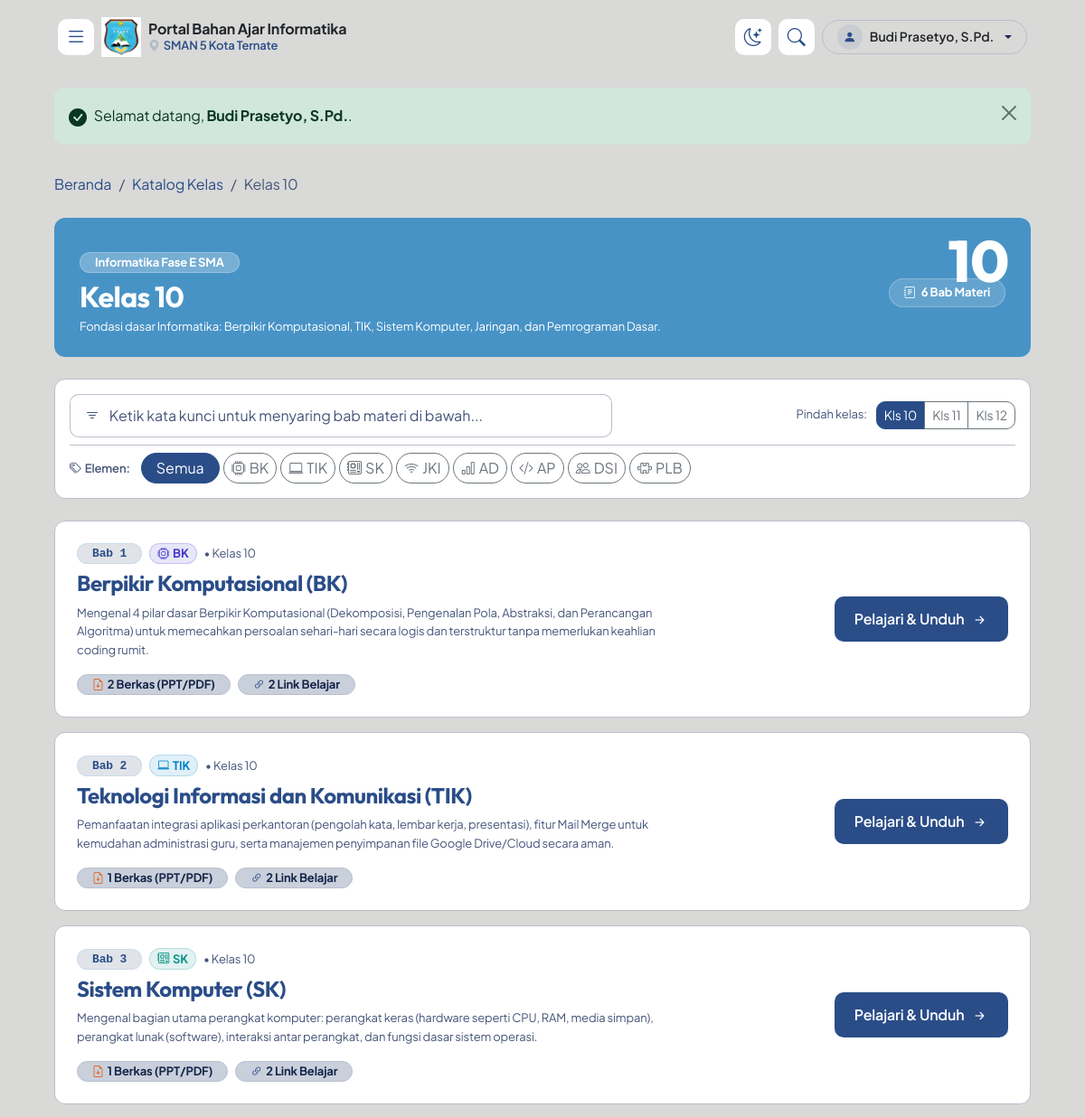
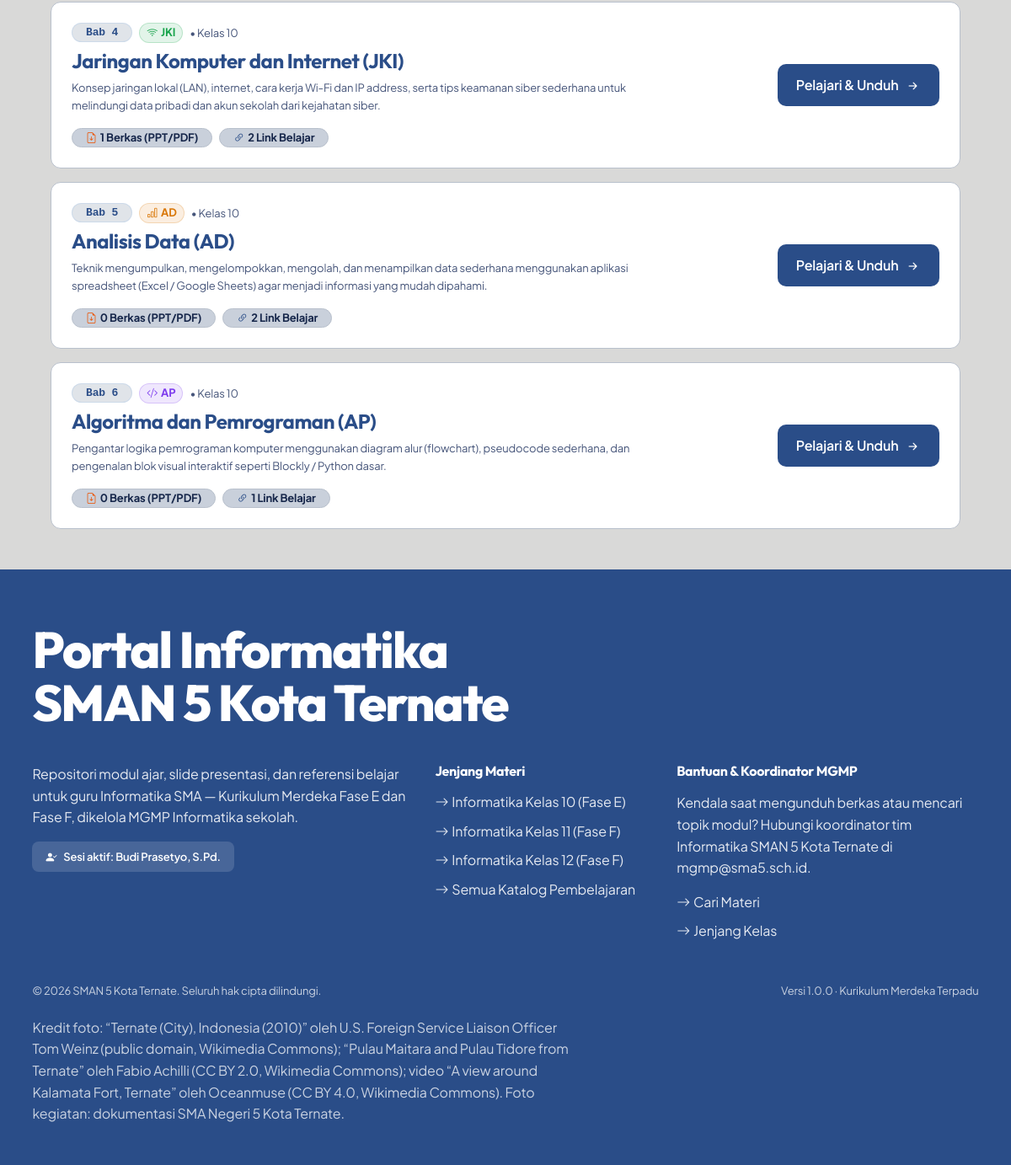
Screenshot of /guru/kelas.php (signed in) with the database file from the repository (2 pictures, top to bottom).
### tables this page shows
CREATE TABLE `kelas` (
  `id` INT AUTO_INCREMENT PRIMARY KEY,
  `nama_kelas` VARCHAR(20) NOT NULL,
  `tingkat` INT NOT NULL,
  `deskripsi` VARCHAR(255) DEFAULT NULL
);

CREATE TABLE `topik` (
  `id` INT AUTO_INCREMENT PRIMARY KEY,
  `kelas_id` INT NOT NULL,
  `judul_topik` VARCHAR(255) NOT NULL,
  `elemen` VARCHAR(20) NOT NULL DEFAULT 'BK',
  `deskripsi` TEXT DEFAULT NULL,
  `urutan` INT NOT NULL DEFAULT 1,
  `created_by` INT DEFAULT NULL,
  `created_at` DATETIME DEFAULT CURRENT_TIMESTAMP,
  CONSTRAINT `fk_topik_kelas` FOREIGN KEY (`kelas_id`) REFERENCES `kelas` (`id`) ON DELETE CASCADE,
  CONSTRAINT `fk_topik_user` FOREIGN KEY (`created_by`) REFERENCES `users` (`id`) ON DELETE SET NULL
);

### includes/config.php (called while the page is built, shortened)
<?php
function base_url($path = '') {
    $p = ltrim(str_replace('\\', '/', $path), '/');
    return BASE_PATH . '/' . $p;
}

### guru/kelas.php (the view, shortened to what this page needs)
<?php
require_once __DIR__ . '/../includes/config.php';
require_once __DIR__ . '/../includes/db.php';
require_once __DIR__ . '/../includes/functions.php';
$tingkat = isset($_GET['tingkat']) ? (int)$_GET['tingkat'] : 0;
$kelas_id = isset($_GET['id']) ? (int)$_GET['id'] : 0;
if ($tingkat > 0) {
    $stmt = $pdo->prepare("SELECT * FROM kelas WHERE tingkat = ? LIMIT 1");
    $stmt->execute([$tingkat]);
} elseif ($kelas_id > 0) {
    $stmt = $pdo->prepare("SELECT * FROM kelas WHERE id = ? LIMIT 1");
    $stmt->execute([$kelas_id]);
} else {
    $stmt = $pdo->prepare("SELECT * FROM kelas ORDER BY tingkat ASC LIMIT 1");
    $stmt->execute();
}
$kelas = $stmt->fetch();
$stmtTopik = $pdo->prepare("
    SELECT t.*,
           COUNT(DISTINCT f.id) as total_file,
           COUNT(DISTINCT r.id) as total_referensi
    FROM topik t
    LEFT JOIN file_materi f ON t.id = f.topik_id
    LEFT JOIN referensi r ON t.id = r.topik_id
    WHERE t.kelas_id = ?
    GROUP BY t.id
    ORDER BY t.urutan ASC, t.id ASC
");
$stmtTopik->execute([$kelas['id']]);
$daftarTopik = $stmtTopik->fetchAll();
$tingkat_val = $kelas['tingkat'];
$header_class = 'card-header-kelas-10';
require_once __DIR__ . '/../includes/header.php';
?>
<div class="container pt-3 pb-4">
    <nav aria-label="breadcrumb" class="mb-4">
        <ol class="breadcrumb">
            <li class="breadcrumb-item"><a href="<?= base_url('index.php') ?>" class="text-decoration-none" style="color: var(--color-primary);">Beranda</a></li>
            <li class="breadcrumb-item"><a href="<?= base_url('guru/index.php') ?>" class="text-decoration-none" style="color: var(--color-primary);">Katalog Kelas</a></li>
            <li class="breadcrumb-item active text-muted" aria-current="page"><?= e($kelas['nama_kelas']) ?></li>
        </ol>
    </nav>
    <div class="card card-kelas mb-4">
        <div class="card-header-gradient <?= $header_class ?>">
            <span class="kelas-number-watermark"><?= $tingkat_val ?></span>
            <div class="d-flex flex-column flex-md-row justify-content-between align-items-md-center gap-3">
                <div>
                    <span class="badge bg-white bg-opacity-25 rounded-pill px-3 py-1 mb-2 border border-white border-opacity-25 small">
                        Informatika Fase <?= $tingkat_val == 10 ? 'E' : 'F' ?> SMA
                    </span>
                    <h2 class="fw-bold mb-1 text-white"><?= e($kelas['nama_kelas']) ?></h2>
                    <p class="text-white text-opacity-90 mb-0 pe-md-5 small">
                        <?= e($kelas['deskripsi'] ?? 'Kumpulan materi pembelajaran dan alat bantu mengajar.') ?>
                    </p>
                </div>
                <div class="text-md-end">
                    <span class="badge px-3 py-2 rounded-pill small" style="background: rgba(255,255,255,0.15); border: 1px solid rgba(255,255,255,0.25);">
                        <i class="bi bi-journal-text me-1"></i> <?= count($daftarTopik) ?> Bab Materi
                    </span>
                </div>
            </div>
        </div>
    </div>
    <div class="card card-modern p-3 mb-4 bg-white" style="border-radius: var(--radius-lg); border: 1px solid var(--border-subtle);">
        <div class="row align-items-center gy-3 mb-2">
            <div class="col-md-7">
                <div class="input-group input-group-pill">
                    <span class="input-group-text bg-white border-end-0 text-muted ps-3"><i class="bi bi-filter"></i></span>
                    <input type="text" id="quickTopicSearch" class="form-control border-start-0 ps-0" placeholder="Ketik kata kunci untuk menyaring bab materi di bawah...">
                </div>
            </div>
            <div class="col-md-5 text-md-end text-muted small">
                <span class="me-2">Pindah kelas:</span>
                <div class="btn-group" role="group">
                    <a href="<?= base_url('guru/kelas.php?tingkat=10') ?>" class="btn btn-sm <?= $tingkat_val == 10 ? 'btn-primary' : 'btn-outline-secondary' ?>">Kls 10</a>
                    <a href="<?= base_url('guru/kelas.php?tingkat=11') ?>" class="btn btn-sm <?= $tingkat_val == 11 ? 'btn-primary' : 'btn-outline-secondary' ?>">Kls 11</a>
                    <a href="<?= base_url('guru/kelas.php?tingkat=12') ?>" class="btn btn-sm <?= $tingkat_val == 12 ? 'btn-primary' : 'btn-outline-secondary' ?>">Kls 12</a>
                </div>
            </div>
        </div>
        <div class="pt-2 border-top d-flex align-items-center flex-wrap gap-1" style="border-color: var(--border-subtle) !important;">
            <span class="small fw-semibold text-muted me-2"><i class="bi bi-tags me-1"></i>Elemen:</span>
            <button type="button" class="btn btn-xs rounded-pill px-3 py-1 btn-filter-elemen active btn-primary" data-elemen="ALL">
                Semua
            </button>
            <?php
            $elemenList = get_elemen_list();
            foreach ($elemenList as $k => $el):
            ?>
                <button type="button" class="btn btn-xs rounded-pill px-2 py-1 btn-filter-elemen btn-outline-secondary" data-elemen="<?= $k ?>" title="<?= e($el['nama']) ?>">
                    <i class="bi <?= $el['icon'] ?> me-1"></i><?= $k ?>
                </button>
            <?php endforeach; ?>
        </div>
    </div>
    <?php if (empty($daftarTopik)): ?>
        <div class="card card-modern text-center py-5" style="border: 1px dashed var(--border-subtle);">
            <div class="card-body">
                <i class="bi bi-folder-x text-muted display-4 d-block mb-3"></i>
                <h5 class="fw-bold text-dark">Belum Ada Topik untuk <?= e($kelas['nama_kelas']) ?></h5>
                <p class="text-muted small mb-3">Materi untuk jenjang ini sedang dalam proses penyusunan oleh koordinator materi.</p>
                <a href="<?= base_url('guru/index.php') ?>" class="btn-pill btn-pill-outline btn-sm">
                    <i class="bi bi-arrow-left"></i> Kembali ke Katalog Kelas
                </a>
            </div>
        </div>
    <?php else: ?>
        <div class="row g-3 mb-4" id="topicListContainer">
            <?php
            $no = 1;
            foreach ($daftarTopik as $topik):
                $el_info = get_elemen_info($topik['elemen'] ?? 'BK');
            ?>
            <div class="col-12 topic-item-card" data-elemen="<?= e($topik['elemen'] ?? 'BK') ?>">
                <div class="card card-modern p-4" style="border-radius: var(--radius-lg); border: 1px solid var(--border-subtle);">
                    <div class="row align-items-center gy-3">
                        <div class="col-lg-8 col-md-7">
                            <div class="d-flex flex-wrap align-items-center gap-2 mb-2">
                                <span class="badge rounded-pill px-3 py-1 font-monospace" style="background-color: var(--color-accent-soft); color: var(--color-primary); border: 1px solid rgba(175,203,233,0.4);">
                                    Bab <?= $topik['urutan'] ?? $no ?>
                                </span>
                                <span class="badge rounded-pill px-2 py-1 small d-inline-flex align-items-center gap-1" style="background: <?= $el_info['bg'] ?>; color: <?= $el_info['warna'] ?>; border: 1px solid <?= $el_info['warna'] ?>35;">
                                    <i class="bi <?= $el_info['icon'] ?>"></i> <?= e($el_info['kode']) ?>
                                </span>
                                <span class="text-muted small">• <?= e($kelas['nama_kelas']) ?></span>
                            </div>
                            <h4 class="fw-bold mb-2">
                                <a href="<?= base_url('guru/topik.php?id=' . $topik['id']) ?>" class="text-decoration-none" style="color: var(--color-primary);">
                                    <?= e($topik['judul_topik']) ?>
                                </a>
                            </h4>
                            <p class="text-muted small mb-3" style="line-height: 1.6;">
                                <?= e($topik['deskripsi'] ?? 'Deskripsi topik belum ditambahkan.') ?>
                            </p>
                            <div class="d-flex flex-wrap gap-2">
                                <span class="badge rounded-pill px-3 py-1 d-flex align-items-center gap-1" style="background: var(--color-ice); color: var(--text-main); border: 1px solid var(--border-subtle);">
                                    <i class="bi bi-file-earmark-arrow-down" style="color: #ea580c;"></i> <?= $topik['total_file'] ?> Berkas (PPT/PDF)
                                </span>
                                <span class="badge rounded-pill px-3 py-1 d-flex align-items-center gap-1" style="background: var(--color-ice); color: var(--text-main); border: 1px solid var(--border-subtle);">
                                    <i class="bi bi-link-45deg" style="color: var(--color-primary);"></i> <?= $topik['total_referensi'] ?> Link Belajar
                                </span>
                            </div>
                        </div>
                        <div class="col-lg-4 col-md-5 text-md-end">
                            <a href="<?= base_url('guru/topik.php?id=' . $topik['id']) ?>" class="btn-pill btn-pill-primary">
                                <span>Pelajari & Unduh</span>
                                <i class="bi bi-arrow-right-short fs-5"></i>
                            </a>
                        </div>
                    </div>
                </div>
            </div>
            <?php
            $no++;
            endforeach;
            ?>
        </div>
    <?php endif; ?>
</div>
<?php require_once __DIR__ . '/../includes/footer.php'; ?>

### rows the page displays
kelas: nama_kelas "Kelas 10", tingkat "10", deskripsi "Fondasi dasar Informatika: Berpikir Komputasional, TIK, Sistem Komputer, Jaringan, dan Pemrograman Dasar."
topik: k "TIK", urutan "2", elemen "TIK", kelas.nama_kelas "Kelas 10", judul_topik "Teknologi Informasi dan Komunikasi (TIK)", deskripsi "Pemanfaatan integrasi aplikasi perkantoran (pengolah kata, lembar kerja, presentasi), fitur Mail Merge untuk kemudahan administrasi guru, serta manajemen penyimpanan file Google Drive/Cloud secara aman.", total_file "1", total_referensi "2"
topik: k "JKI", urutan "4", elemen "JKI", kelas.nama_kelas "Kelas 10", judul_topik "Jaringan Komputer dan Internet (JKI)", deskripsi "Konsep jaringan lokal (LAN), internet, cara kerja Wi-Fi dan IP address, serta tips keamanan siber sederhana untuk melindungi data pribadi dan akun sekolah dari kejahatan siber.", total_file "1", total_referensi "2"
topik: urutan "1", elemen "BK", kelas.nama_kelas "Kelas 10", judul_topik "Berpikir Komputasional (BK)", deskripsi "Mengenal 4 pilar dasar Berpikir Komputasional (Dekomposisi, Pengenalan Pola, Abstraksi, dan Perancangan Algoritma) untuk memecahkan persoalan sehari-hari secara logis dan terstruktur tanpa memerlukan keahlian coding rumit.", total_file "2", total_referensi "2"
topik: urutan "3", elemen "SK", kelas.nama_kelas "Kelas 10", judul_topik "Sistem Komputer (SK)", deskripsi "Mengenal bagian utama perangkat komputer: perangkat keras (hardware seperti CPU, RAM, media simpan), perangkat lunak (software), interaksi antar perangkat, dan fungsi dasar sistem operasi.", total_file "1", total_referensi "2"
topik: urutan "5", elemen "AD", kelas.nama_kelas "Kelas 10", judul_topik "Analisis Data (AD)", deskripsi "Teknik mengumpulkan, mengelompokkan, mengolah, dan menampilkan data sederhana menggunakan aplikasi spreadsheet (Excel / Google Sheets) agar menjadi informasi yang mudah dipahami.", total_file "0", total_referensi "2"
topik: urutan "6", elemen "AP", kelas.nama_kelas "Kelas 10", judul_topik "Algoritma dan Pemrograman (AP)", deskripsi "Pengantar logika pemrograman komputer menggunakan diagram alur (flowchart), pseudocode sederhana, dan pengenalan blok visual interaktif seperti Blockly / Python dasar.", total_file "0", total_referensi "1"

### other values shown
$current_user['nama'] "Budi Prasetyo, S.Pd."
$flash['message'] "Selamat datang, Budi Prasetyo, S.Pd. ."
count($daftarTopik) "6"
$k "BK"
$k "SK"
$k "AD"
$k "AP"
$k "DSI"
$k "PLB"
current_user()['nama'] "Budi Prasetyo, S.Pd."
APP_SCHOOL "SMAN 5 Kota Ternate"
APP_VERSION "1.0.0"
